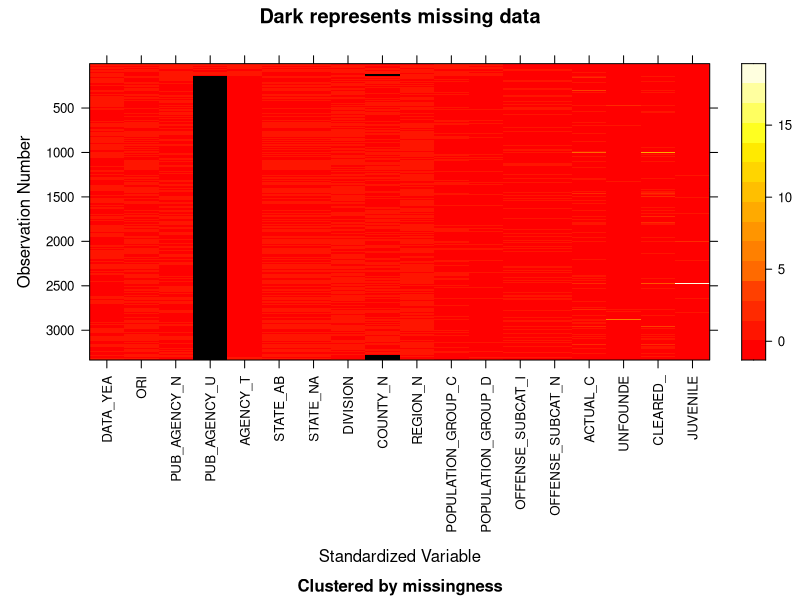

Here is the R script that generated this plot: (Note: this script raises an error after producing the figure.)
## ---- chunk 1
# keep this chunk in your .Rmd file
knitr::opts_chunk$set(warning = FALSE, message = FALSE)
## ---- chunk 2
library(tidyverse)
library(ggplot2)
library(mi)
## ---- chunk 3
df_fbi_ht <- readr::read_csv("datasets/HT_2013_2019.csv")
fbiHT_df <- as.data.frame(df_fbi_ht)
x <- missing_data.frame(fbiHT_df)
image(x)
## ---- chunk 4
colSums(is.na(df_fbi_ht))
## ---- chunk 5
gg_miss_var(df_shooting_total)
